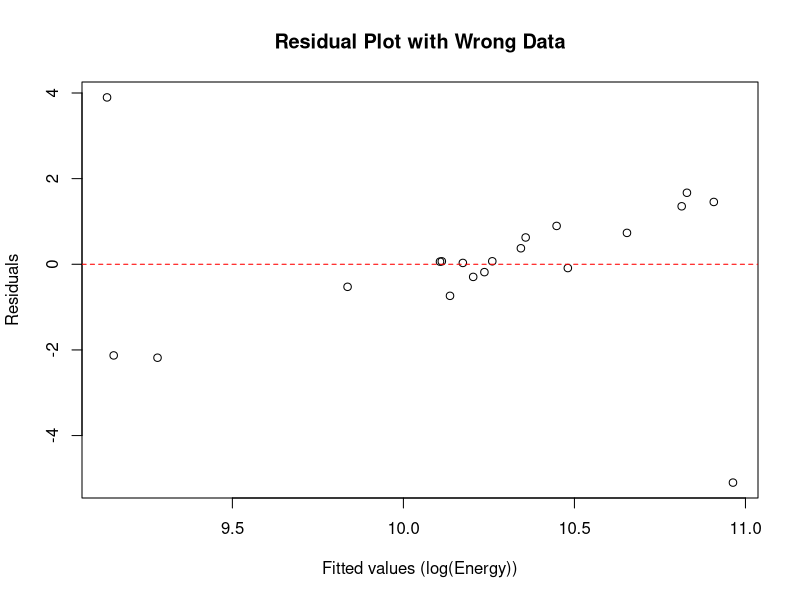

Recreate this plot in R.
# Load the data
data <- read.csv("energy_gdp.csv")

# (d) Wrongly recorded energy: multiply one country's energy by 1000
# Let's assume it's the first country (row 1)
data$energy[1] <- data$energy[1] * 1000

# Take logs
data$log_rgdp <- log(data$rgdp)
data$log_energy <- log(data$energy)

# Run regression
model_wrong <- lm(log_energy ~ log_rgdp, data = data)

# (a) Report coefficients
alpha <- coef(model_wrong)[1]
beta <- coef(model_wrong)[2]
cat("Alpha (Intercept):", alpha, "\n")
cat("Beta (Slope):", beta, "\n\n")

# (b) Plot residuals
residuals <- resid(model_wrong)
plot(fitted(model_wrong), residuals,
     xlab = "Fitted values (log(Energy))",
     ylab = "Residuals",
     main = "Residual Plot with Wrong Data")
abline(h = 0, col = "red", lty = 2)

# (c) Test H0: beta = 1
beta_hat <- coef(summary(model_wrong))["log_rgdp", "Estimate"]
se_beta <- coef(summary(model_wrong))["log_rgdp", "Std. Error"]
t_stat <- (beta_hat - 1) / se_beta
df <- model_wrong$df.residual
p_value <- 2 * pt(-abs(t_stat), df)

cat("Hypothesis Test (H0: beta = 1)\n")
cat("Beta estimate:", beta_hat, "\n")
cat("t-statistic:", t_stat, "\n")
cat("p-value:", p_value, "\n")
